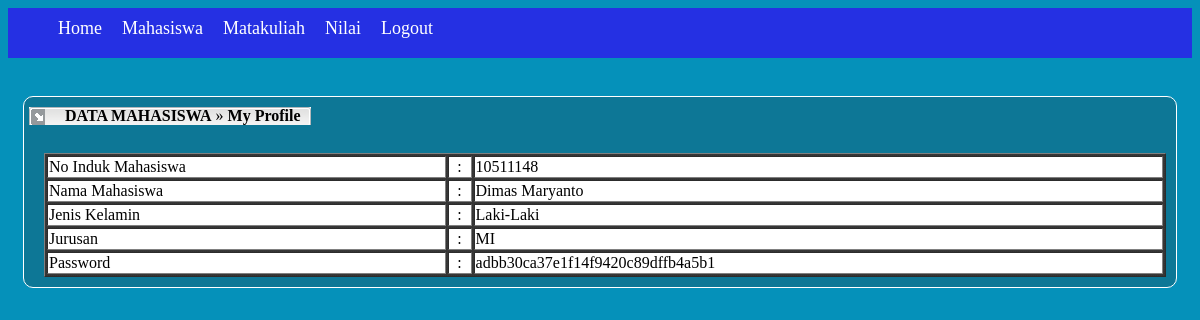
Screenshot of /mahasiswa/index.php?page=mahasiswa/view (signed in) with the database file from the repository.
### tables this page shows
CREATE TABLE IF NOT EXISTS `mahasiswa` (
  `nim` varchar(30) NOT NULL,
  `nama` varchar(100) NOT NULL,
  `jk` char(10) DEFAULT NULL,
  `jur` varchar(30) DEFAULT NULL,
  `password` varchar(100) DEFAULT NULL,
  PRIMARY KEY (`nim`)
);

### includes/classes.php (called while the page is built, shortened)
<?php
class Database {
    private $server = "localhost";
    private $username = "root";
    private $password = "admin";
    private $dbName = "nilaionline148";
    function getDriverConnection() {
        $mysqli = new mysqli($this->server, $this->username, $this->password, $this->dbName);
        return $mysqli;
    }
}
class Mahasiswa {
    private $tableName = "mahasiswa";
    private $columnName = array("nim", "nama", "jk", "jur", "password");
    function tampilDataWihtID($field, $key) {
        $db = new Database();
        $sql = new PerintahSQL();
        $mysqli = $db->getDriverConnection();
        $query = $sql->getPerintahSelectAll($this->tableName) . " WHERE " . $this->columnName[0] . " = '$key'";
        try {
            $result = mysqli_query($mysqli, $query);
            if ($result === FALSE) {
                throw new Exception("Failed Show Data : " . $mysqli->error);
            } else {
                $data = mysqli_fetch_array($result);
            }
        } catch (Exception $ex) {
            echo "$ex->getMessage()";
        }
        if ($field == 0) {
            return $data[0];
        } else if ($field == 1) {
            return $data[1];
        } else if ($field == 2) {
            return $data[2];
        } else if ($field == 3) {
            return $data[3];
        } else if ($field == 4) {
            return $data[4];
        }
    }
}
class PerintahSQL {
    function getPerintahSelectAll($table) {
        return "select * from $table";
    }
}
?>

### mahasiswa/mahasiswa/view.php (the view, shortened to what this page needs)
<?php
include_once '../../includes/classes.php';
?>
<div class="header">
    <div class="header-navigation">
        <div id="left-header">&emsp;</div>
        <div id="center-header"> &emsp; <b>DATA MAHASISWA</b> &raquo; <strong>My Profile</strong></div>
        <div id="right-header">&emsp;</div>
    </div>
</div>
<br><br>
<div class="menu-content">
    <table border="1" width="100%">
        <?php
        $mhs = new Mahasiswa();
        ?>
        <tr>
            <td>No Induk Mahasiswa</td>
            <td align = "center">:</td>
            <td><?php echo $mhs->tampilDataWihtID(0, $_SESSION['id']);?></td>
        </tr>
        <tr>
            <td>Nama Mahasiswa</td>
            <td align="center">:</td>
            <td><?php echo $mhs->tampilDataWihtID(1, $_SESSION['id']);?></td>
        </tr>
        <tr>
            <td>Jenis Kelamin</td>
            <td align="center">:</td>
            <td><?php echo $mhs->tampilDataWihtID(2, $_SESSION['id']);?></td>
        </tr>
        <tr>
            <td>Jurusan</td>
            <td align="center">:</td>
            <td><?php echo $mhs->tampilDataWihtID(3, $_SESSION['id']);?></td>
        </tr>
        <tr>
            <td>Password</td>
            <td align="center">:</td>
            <td><?php echo $mhs->tampilDataWihtID(4, $_SESSION['id']);?></td>
        </tr>
    </table>
</div>

### css/style-view.css (style rules this page uses)
body { background-color: #0591ba; }
.header-navigation #left-header { float: left; background-image: url(../img/tabdata01.gif); background-repeat: no-repeat; }
.header-navigation #right-header { float: left; background-image: url(../img/tabdata03.gif); background-repeat: no-repeat; }
.header-navigation #center-header { float: left; background-image: url(../img/tabdata02bg.gif); background-repeat: repeat-x; }
.menu-content { margin: 10px 5px 5px 15px; background-image: url(../img/bg.png); background-repeat: repeat; }

### rows the page displays
mahasiswa: nim "10511148", nama "Dimas Maryanto", jk "Laki-Laki", jur "MI", password "adbb30ca37e1f14f9420c89dffb4a5b1"
